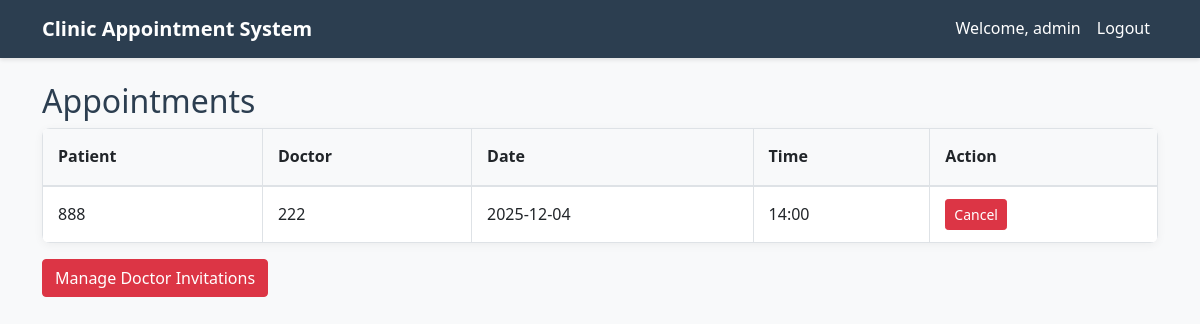
Screenshot of / (signed in) with the database file from the repository.
### app/app.py (models this page shows)
class Appointment(db.Model):
    id = db.Column(db.Integer, primary_key=True)
    patient_name = db.Column(db.String(100), nullable=False)
    patient_email = db.Column(db.String(100), nullable=False)
    doctor_name = db.Column(db.String(100), nullable=False)
    date = db.Column(db.String(50), nullable=False)
    time = db.Column(db.String(50), nullable=False)
    status = db.Column(db.String(50), default="Pending")
    consultation_type = db.Column(db.String(20), nullable=False)
    meet_link = db.Column(db.String(200))  # For online consultations

### app/app.py (the view)
@app.route('/')
def home():
    if 'user' in session:
        role = session['role']
        username = session['user']
        has_profile = False
        user = User.query.filter_by(username=username).first()
        if not user:
            session.clear()
            flash('User account not found. Please login again.', 'danger')
            return redirect(url_for('login'))
        if role == "patient":
            profile = PatientProfile.query.filter_by(user_id=user.id).first()
            has_profile = profile is not None
            appointments = Appointment.query.filter_by(patient_name=username).all()
        elif role == "doctor":
            appointments = Appointment.query.filter_by(doctor_name=username).all()
        else:
            appointments = Appointment.query.all()  # For admins
        return render_template('index.html', appointments=appointments,
                            role=role, has_profile=has_profile)
    return redirect(url_for('login'))

### app/app.py (called while the page is built)
@app.context_processor
def utility_processor():
    def get_db():
        return db
    return dict(get_db=get_db)

### app/templates/index.html (shortened to what this page needs)
{% extends "base.html" %}
{% block content %}
<h2>Appointments</h2>
<div id="appointments" style="display: none;">
    {% if appointments %}
        <table class="table table-bordered">
            <thead>
                <tr>
                    <th>Patient</th>
                    <th>Doctor</th>
                    <th>Date</th>
                    <th>Time</th>
                    <th>Action</th>
                </tr>
            </thead>
            <tbody>
                {% for appointment in appointments %}
                    <tr>
                        <td>{{ appointment.patient_name }}</td>
                        <td>{{ appointment.doctor_name }}</td>
                        <td>{{ appointment.date }}</td>
                        <td>{{ appointment.time }}</td>
                        <td>
                            <a href="{{ url_for('cancel', id=appointment.id) }}" class="btn btn-danger btn-sm">Cancel</a>
                        </td>
                    </tr>
                {% endfor %}
            </tbody>
        </table>
    {% else %}
        <p class="text-muted">No appointments booked yet.</p>
    {% endif %}
</div>
{% if 'user' in session and session['role'] == 'admin' %}
<a href="{{ url_for('admin_invites') }}" class="btn btn-danger me-2">Manage Doctor Invitations</a>
{% endif %}
{% endblock %}

### app/static/css/style.css (style rules this page uses)
:root { --primary-color: #2c3e50; --secondary-color: #3498db; --accent-color: #e74c3c; --light-bg: #f8f9fa; --dark-bg: #343a40; --text-color: #2c3e50; --light-text: #ffffff; }
body { font-family: 'Segoe UI', Tahoma, Geneva, Verdana, sans-serif; color: var(--text-color); background-color: var(--light-bg); line-height: 1.6; }
body { background-color: #f8f9fa; }
.table { background-color: white; border-radius: 8px; overflow: hidden; box-shadow: 0 2px 10px rgba(0, 0, 0, 0.05); }
.table thead { background-color: #f8f9fa; }
.table th { border-bottom: 2px solid #dee2e6; padding: 15px; }
.table td { padding: 12px 15px; vertical-align: middle; }
.btn { transition: all 0.3s ease; }

### app/templates/index.html (style rules this page uses)
.btn { transition: all 0.3s ease-in-out; }

### rows the page displays
Appointment: patient_name "888", doctor_name "222", date "2025-12-04", time "14:00"

### other values shown
{{ session['user'] }} "admin"
